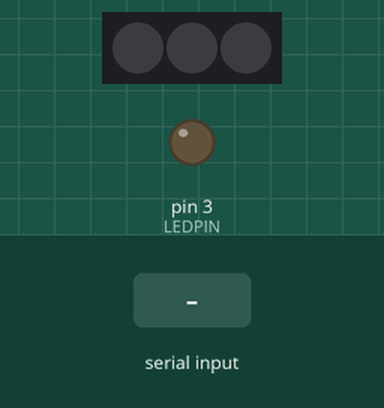
The sketch below on a simulated Arduino Uno, built with avr-gcc and run on an emulated ATmega328P. Shown: 3 RGB LEDs in strip order, left to right, output pins drawn as LEDs (lit = HIGH). The inputs (shaded band) are chosen by the test bench.

Above: at 1.2 s.
1.3 s: "0" received over the second serial link
At 2.5 s:
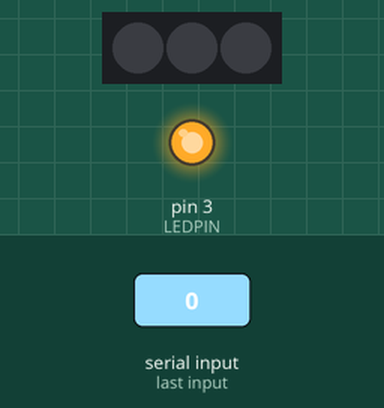
2.8 s: "1" received over the second serial link
At 4.3 s:
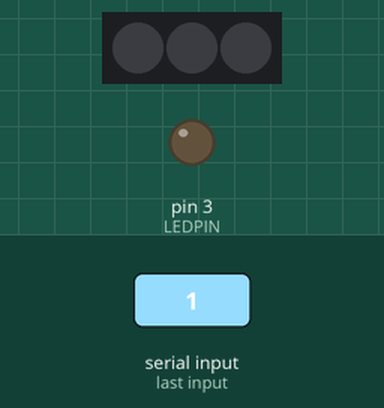
Timing chart, 0 to 5.8 s (numbered marks = the images above; inputs shaded):
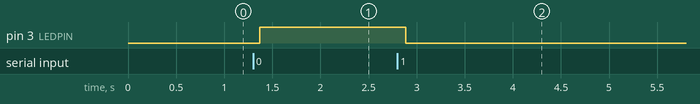

Measured:
- after the input at 1.3 s, pin 3 (LEDPIN): LOW → HIGH after 0.07 s
- after the input at 2.8 s, pin 3 (LEDPIN): HIGH → LOW after 0.09 s

The sketch:

test_02_09_2015.ino
```cpp
// This program shown how to control arduino from PC Via Bluetooth
// Connect ...
// arduino>>bluetooth
// D11   >>>  Rx
// D10   >>>  Tx
//Written By Mohannad Rawashdeh
//for http://www.genotronex.com/

// you will need arduino 1.0.1 or higher to run this sketch

#include <SoftwareSerial.h>// import the serial library
#include <SoftwareSerial.h>
#include <Adafruit_NeoPixel.h>

#define DPIN 0
#define RXPIN 1
#define TXPIN 2
#define LEDPIN 3

#define ANOFF 1
#define ANON 0

#ifdef __AVR_ATtiny85__ // Trinket, Gemma, etc.
 #include <avr/power.h>
#endif

SoftwareSerial Genotronex(RXPIN,TXPIN); // RX, TX
int ledpin=13; // led on D13 will show blink on / off
int BluetoothData; // the data given from Computer
unsigned int colorRGB[3];

Adafruit_NeoPixel pixels = Adafruit_NeoPixel(3, DPIN);

// Define Global Vars Here
uint8_t  mode   = 0, // Current animation effect
         offset = 0; // Position of spinny eyes
uint32_t color  = 0x000000; // Start red BRG ( must be the strip)
uint32_t prevTime;

//define 'cool' colormap here RGB(0-10000)
uint8_t cool[64][3]= {{  0 ,  0 ,143 },
                      {  0 ,  0 ,159 },
                      {  0 ,  0 ,175 },
                      {  0 ,  0 ,191 },
                      {  0 ,  0 ,207 },
                      {  0 ,  0 ,223 },
                      {  0 ,  0 ,239 },
                      {  0 ,  0 ,255 },
                      {  0 , 16 ,255 },
                      {  0 , 32 ,255 },
                      {  0 , 48 ,255 },
                      {  0 , 64 ,255 },
                      {  0 , 80 ,255 },
                      {  0 , 96 ,255 },
                      {  0 ,112 ,255 },
                      {  0 ,128 ,255 },
                      {  0 ,143 ,255 },
                      {  0 ,159 ,255 },
                      {  0 ,175 ,255 },
                      {  0 ,191 ,255 },
                      {  0 ,207 ,255 },
                      {  0 ,223 ,255 },
                      {  0 ,239 ,255 },
                      {  0 ,255 ,255 },
                      { 16 ,255 ,239 },
                      { 32 ,255 ,223 },
                      { 48 ,255 ,207 },
                      { 64 ,255 ,191 },
                      { 80 ,255 ,175 },
                      { 96 ,255 ,159 },
                      {112 ,255 ,143 },
                      {128 ,255 ,128 },
                      {143 ,255 ,112 },
                      {159 ,255 , 96 },
                      {175 ,255 , 80 },
                      {191 ,255 , 64 },
                      {207 ,255 , 48 },
                      {223 ,255 , 32 },
                      {239 ,255 , 16 },
                      {255 ,255 ,  0 },
                      {255 ,239 ,  0 },
                      {255 ,223 ,  0 },
                      {255 ,207 ,  0 },
                      {255 ,191 ,  0 },
                      {255 ,175 ,  0 },
                      {255 ,159 ,  0 },
                      {255 ,143 ,  0 },
                      {255 ,128 ,  0 },
                      {255 ,112 ,  0 },
                      {255 , 96 ,  0 },
                      {255 , 80 ,  0 },
                      {255 , 64 ,  0 },
                      {255 , 48 ,  0 },
                      {255 , 32 ,  0 },
                      {255 , 16 ,  0 },
                      {255 ,  0 ,  0 },
                      {239 ,  0 ,  0 },
                      {223 ,  0 ,  0 },
                      {207 ,  0 ,  0 },
                      {191 ,  0 ,  0 },
                      {175 ,  0 ,  0 },
                      {159 ,  0 ,  0 },
                      {143 ,  0 ,  0 },
                      {128 ,  0 ,  0 }};

void setup() {

  #ifdef __AVR_ATtiny85__ // Trinket, Gemma, etc.
  if(F_CPU == 16000000) clock_prescale_set(clock_div_1);
  #endif
  pixels.begin();
  pixels.show();
  pixels.setBrightness(85); // 1/3 brightness
  prevTime = millis();

  // put your setup code here, to run once:
  Genotronex.begin(9600);
  Genotronex.println("Bluetooth On please press 1 or 0 blink LED ..");
  pinMode(LEDPIN,OUTPUT);

  digitalWrite(ledpin,0);
  Genotronex.println("LED  On D3 ON ! ");
}

void loop() {
    // put your main code here, to run repeatedly:

   if (Genotronex.available()){
        BluetoothData=Genotronex.read();
        if(BluetoothData=='1'){   // if number 1 pressed ....
           digitalWrite(LEDPIN,0);
           Genotronex.println("LED  On D3 ON ! ");
         }
        if (BluetoothData=='0'){// if number 0 pressed ....
        digitalWrite(LEDPIN,1);
         Genotronex.println("LED  On D3 Off ! ");
         }
    }

  delay(100);// delay for next data ... :(
}

  /*
  int pos = 0;
  double rads;
  double degs;

  for (int j=0;j<=63;j++){
    colorRGB[0]=cool[j][0];
    colorRGB[1]=cool[j][1];
    colorRGB[2]=cool[j][2];
    pixels.setPixelColor(0, colorRGB[2], colorRGB[0], colorRGB[1]);
    pixels.show();
    delay(100);
  }

   for (int j=63;j>=0;j--){
    colorRGB[0]=cool[j][0];
    colorRGB[1]=cool[j][1];
    colorRGB[2]=cool[j][2];
    pixels.setPixelColor(0, colorRGB[2], colorRGB[0], colorRGB[1]);

    pixels.show();
    delay(100);
  }
  */
```
